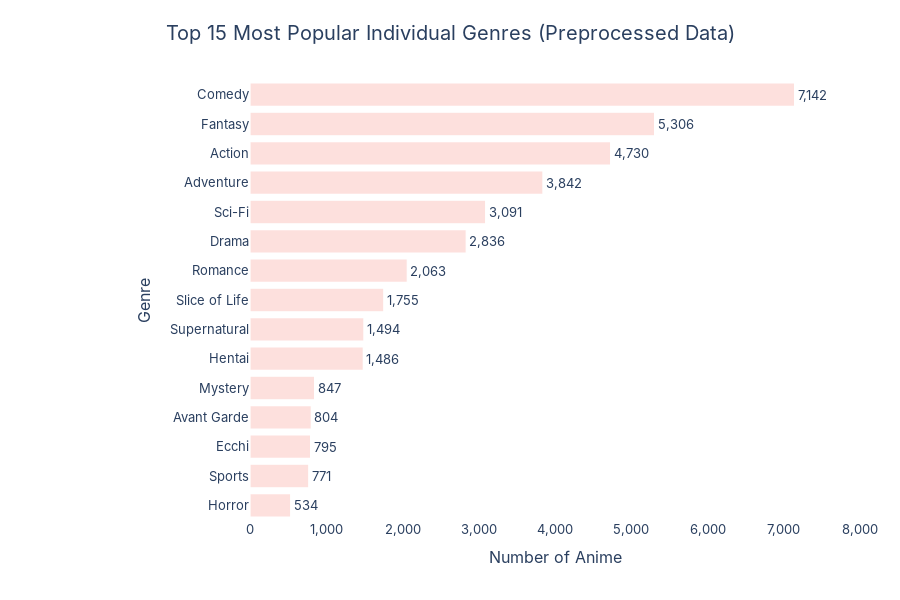

Source (notebook cell):
### Markdown cell above
### 3.3.2.Correct Insight

### Code cell
# Split Genres from string representation to actual list, then explode
df_genres_exploded = df_anime_dataset_2023_prep[['Genres']].copy()

# Parse string to list (handle error cases)
df_genres_exploded['Genres'] = df_genres_exploded['Genres'].apply(
    lambda x: ast.literal_eval(x) if isinstance(x, str) and x.startswith('[') else []
)

# Now explode
df_genres_exploded = df_genres_exploded.explode('Genres')

# Remove empty or null values
df_genres_exploded = df_genres_exploded[df_genres_exploded['Genres'].notna()]
df_genres_exploded = df_genres_exploded[df_genres_exploded['Genres'] != '']

# Count the frequency of each Genre
genre_counts = df_genres_exploded['Genres'].value_counts().head(15).reset_index()
genre_counts.columns = ['Genres', 'Count']

# Sort by Count for better visualization
genre_counts = genre_counts.sort_values('Count', ascending=True)

# Find the value with the highest frequency (top 1)
max_count = genre_counts['Count'].max()

# Create a list of colors: light pink for all bars
colors = ['#FDE0DD' for count in genre_counts['Count']]


fig = px.bar(
    genre_counts,
    x='Count',
    y='Genres',
    orientation='h',
    title='Top 15 Most Popular Individual Genres (Preprocessed Data)',
    labels={'Genres': 'Genre', 'Count': 'Number of Anime'},
    text='Count'
)

fig.update_traces(
    marker_color=colors,           # Apply the list of colors created in step 3
    marker_line_color='white',
    marker_line_width=1.2,
    textposition='outside',
    texttemplate='%{text:,}',
    hovertemplate='<b>Genre:</b> %{y}<br><b>Count:</b> %{x:,}<extra></extra>'
)

fig.update_xaxes(
    showgrid=False,
    zeroline=False,
    tickformat=',',
    dtick=1000,  
    tick0=0,     # Start from 0
    range=[0,8000]
)
fig.update_yaxes(
    showgrid=False,
    zeroline=False
)

fig.update_layout(
    title={'text': 'Top 15 Most Popular Individual Genres (Preprocessed Data)', 'x': 0.5, 'xanchor': 'center'},
    bargap=0.2,
    height=600,
    font=dict(family='Inter', size=13),
    title_font=dict(size=20),
    plot_bgcolor='white',
    paper_bgcolor='white',
    margin=dict(t=80, l=250, r=40, b=80),
    hoverlabel=dict(bgcolor='white', bordercolor='#888', font_size=12)
)

fig.show()

print(f"Shape after explode: {df_genres_exploded.shape}")

### Figure 1 — Plotly figure (JSON) as saved in the notebook; plotly's stock layout.template omitted (floating-point values rounded to 4 significant figures)
{"data": [{"hovertemplate": "<b>Genre:</b> %{y}<br><b>Count:</b> %{x:,}<extra></extra>", "legendgroup": "", "marker": {"color": ["#FDE0DD", "#FDE0DD", "#FDE0DD", "#FDE0DD", "#FDE0DD", "#FDE0DD", "#FDE0DD", "#FDE0DD", "#FDE0DD", "#FDE0DD", "#FDE0DD", "#FDE0DD", "#FDE0DD", "#FDE0DD", "#FDE0DD"], "line": {"color": "white", "width": 1.2}, "pattern": {"shape": ""}}, "name": "", "orientation": "h", "showlegend": false, "text": [534.0, 771.0, 795.0, 804.0, 847.0, 1486.0, 1494.0, 1755.0, 2063.0, 2836.0, 3091.0, 3842.0, 4730.0, 5306.0, 7142.0], "textposition": "outside", "texttemplate": "%{text:,}", "type": "bar", "x": [534, 771, 795, 804, 847, 1486, 1494, 1755, 2063, 2836, 3091, 3842, 4730, 5306, 7142], "xaxis": "x", "y": ["Horror", "Sports", "Ecchi", "Avant Garde", "Mystery", "Hentai", "Supernatural", "Slice of Life", "Romance", "Drama", "Sci-Fi", "Adventure", "Action", "Fantasy", "Comedy"], "yaxis": "y"}], "layout": {"bargap": 0.2, "barmode": "relative", "font": {"family": "Inter", "size": 13}, "height": 600, "hoverlabel": {"bgcolor": "white", "bordercolor": "#888", "font": {"size": 12}}, "legend": {"tracegroupgap": 0}, "margin": {"b": 80, "l": 250, "r": 40, "t": 80}, "paper_bgcolor": "white", "plot_bgcolor": "white", "title": {"font": {"size": 20}, "text": "Top 15 Most Popular Individual Genres (Preprocessed Data)", "x": 0.5, "xanchor": "center"}, "xaxis": {"anchor": "y", "domain": [0, 1], "dtick": 1000, "range": [0, 8000], "showgrid": false, "tick0": 0, "tickformat": ",", "title": {"text": "Number of Anime"}, "zeroline": false}, "yaxis": {"anchor": "x", "domain": [0, 1], "showgrid": false, "title": {"text": "Genre"}, "zeroline": false}}}
